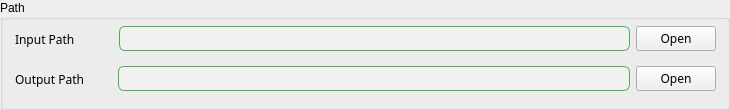
   <widget class="QGroupBox" name="groupBox_Path">
    <property name="geometry">
     <rect>
      <x>10</x>
      <y>120</y>
      <width>730</width>
      <height>110</height>
     </rect>
    </property>
    <property name="font">
     <font>
      <family>Microsoft YaHei UI</family>
      <pointsize>9</pointsize>
     </font>
    </property>
    <property name="title">
     <string>Path</string>
    </property>
    <widget class="QWidget" name="horizontalLayoutWidget_11">
     <property name="geometry">
      <rect>
       <x>10</x>
       <y>20</y>
       <width>711</width>
       <height>38</height>
      </rect>
     </property>
     <property name="font">
      <font>
       <family>Microsoft JhengHei</family>
       <pointsize>9</pointsize>
      </font>
     </property>
     <layout class="QHBoxLayout" name="horizontalLayout_InputPath">
      <property name="leftMargin">
       <number>5</number>
      </property>
      <property name="topMargin">
       <number>5</number>
      </property>
      <property name="rightMargin">
       <number>5</number>
      </property>
      <property name="bottomMargin">
       <number>5</number>
      </property>
      <item>
       <widget class="QLabel" name="label_InputPath">
        <property name="sizePolicy">
         <sizepolicy hsizetype="Fixed" vsizetype="Preferred">
          <horstretch>0</horstretch>
          <verstretch>0</verstretch>
         </sizepolicy>
        </property>
        <property name="font">
         <font>
          <family>Microsoft JhengHei</family>
          <pointsize>9</pointsize>
         </font>
        </property>
        <property name="text">
         <string>Input Path </string>
        </property>
       </widget>
      </item>
      <item>
       <spacer name="horizontalSpacer_14">
        <property name="orientation">
         <enum>Qt::Horizontal</enum>
        </property>
        <property name="sizeType">
         <enum>QSizePolicy::Fixed</enum>
        </property>
        <property name="sizeHint" stdset="0">
         <size>
          <width>35</width>
          <height>20</height>
         </size>
        </property>
       </spacer>
      </item>
      <item>
       <widget class="QLineEdit" name="lineEdit_InputPath">
        <property name="font">
         <font>
          <family>Microsoft JhengHei</family>
          <pointsize>9</pointsize>
         </font>
        </property>
        <property name="focusPolicy">
         <enum>Qt::ClickFocus</enum>
        </property>
        <property name="styleSheet">
         <string notr="true">QLineEdit {
    border: 1px solid #4CAF50;   /* 绿色边框 */
    border-radius: 6px;          /* 圆角半径 */
    padding: 2px 6px;            /* 内边距，让文字不贴边 */
    background-color: #F0F0F0;   /* 背景颜色 */
}
</string>
        </property>
        <property name="inputMethodHints">
         <set>Qt::ImhHiddenText</set>
        </property>
        <property name="alignment">
         <set>Qt::AlignLeading|Qt::AlignLeft|Qt::AlignVCenter</set>
        </property>
        <property name="readOnly">
         <bool>true</bool>
        </property>
       </widget>
      </item>
      <item>
       <widget class="QPushButton" name="pushButton_InputPath">
        <property name="sizePolicy">
         <sizepolicy hsizetype="Fixed" vsizetype="Fixed">
          <horstretch>0</horstretch>
          <verstretch>0</verstretch>
         </sizepolicy>
        </property>
        <property name="font">
         <font>
          <family>Microsoft JhengHei</family>
          <pointsize>9</pointsize>
         </font>
        </property>
        <property name="cursor">
         <cursorShape>PointingHandCursor</cursorShape>
        </property>
        <property name="focusPolicy">
         <enum>Qt::NoFocus</enum>
        </property>
        <property name="text">
         <string>Open</string>
        </property>
       </widget>
      </item>
     </layout>
    </widget>
    <widget class="QWidget" name="horizontalLayoutWidget_12">
     <property name="geometry">
      <rect>
       <x>10</x>
       <y>60</y>
       <width>711</width>
       <height>38</height>
      </rect>
     </property>
     <property name="font">
      <font>
       <family>Microsoft JhengHei</family>
       <pointsize>9</pointsize>
      </font>
     </property>
     <layout class="QHBoxLayout" name="horizontalLayout_OutputPath">
      <property name="leftMargin">
       <number>5</number>
      </property>
      <property name="topMargin">
       <number>5</number>
      </property>
      <property name="rightMargin">
       <number>5</number>
      </property>
      <property name="bottomMargin">
       <number>5</number>
      </property>
      <item>
       <widget class="QLabel" name="label_OutputPath">
        <property name="font">
         <font>
          <family>Microsoft JhengHei</family>
          <pointsize>9</pointsize>
         </font>
        </property>
        <property name="text">
         <string>Output Path</string>
        </property>
       </widget>
      </item>
      <item>
       <spacer name="horizontalSpacer_15">
        <property name="orientation">
         <enum>Qt::Horizontal</enum>
        </property>
        <property name="sizeType">
         <enum>QSizePolicy::Fixed</enum>
        </property>
        <property name="sizeHint" stdset="0">
         <size>
          <width>27</width>
          <height>20</height>
         </size>
        </property>
       </spacer>
      </item>
      <item>
       <widget class="QLineEdit" name="lineEdit_OutputPath">
        <property name="font">
         <font>
          <family>Microsoft JhengHei</family>
          <pointsize>9</pointsize>
         </font>
        </property>
        <property name="focusPolicy">
         <enum>Qt::ClickFocus</enum>
        </property>
        <property name="styleSheet">
         <string notr="true">QLineEdit {
    border: 1px solid #4CAF50;   /* 绿色边框 */
    border-radius: 6px;          /* 圆角半径 */
    padding: 2px 6px;            /* 内边距，让文字不贴边 */
    background-color: #F0F0F0;   /* 背景颜色 */
}
</string>
        </property>
        <property name="inputMethodHints">
         <set>Qt::ImhHiddenText</set>
        </property>
        <property name="alignment">
         <set>Qt::AlignLeading|Qt::AlignLeft|Qt::AlignVCenter</set>
        </property>
        <property name="readOnly">
         <bool>true</bool>
        </property>
       </widget>
      </item>
      <item>
       <widget class="QPushButton" name="pushButton_OutputPath">
        <property name="font">
         <font>
          <family>Microsoft JhengHei</family>
          <pointsize>9</pointsize>
         </font>
        </property>
        <property name="cursor">
         <cursorShape>PointingHandCursor</cursorShape>
        </property>
        <property name="focusPolicy">
         <enum>Qt::NoFocus</enum>
        </property>
        <property name="text">
         <string>Open</string>
        </property>
       </widget>
      </item>
     </layout>
    </widget>
   </widget>
